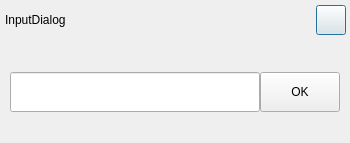
<?xml version="1.0" encoding="UTF-8"?>
<ui version="4.0">
 <class>InputDialog</class>
 <widget class="QDialog" name="InputDialog">
  <property name="geometry">
   <rect>
    <x>0</x>
    <y>0</y>
    <width>350</width>
    <height>143</height>
   </rect>
  </property>
  <property name="windowTitle">
   <string>Dialog</string>
  </property>
  <layout class="QVBoxLayout" name="verticalLayout_2">
   <property name="spacing">
    <number>0</number>
   </property>
   <property name="leftMargin">
    <number>0</number>
   </property>
   <property name="topMargin">
    <number>0</number>
   </property>
   <property name="rightMargin">
    <number>0</number>
   </property>
   <property name="bottomMargin">
    <number>5</number>
   </property>
   <item>
    <widget class="QWidget" name="widgetTitle" native="true">
     <property name="minimumSize">
      <size>
       <width>0</width>
       <height>36</height>
      </size>
     </property>
     <property name="maximumSize">
      <size>
       <width>16777215</width>
       <height>36</height>
      </size>
     </property>
     <layout class="QHBoxLayout" name="horizontalLayout_3">
      <property name="spacing">
       <number>0</number>
      </property>
      <property name="leftMargin">
       <number>5</number>
      </property>
      <property name="topMargin">
       <number>4</number>
      </property>
      <property name="rightMargin">
       <number>4</number>
      </property>
      <property name="bottomMargin">
       <number>0</number>
      </property>
      <item alignment="Qt::AlignVCenter">
       <widget class="QLabel" name="lblTitle">
        <property name="text">
         <string>InputDialog</string>
        </property>
       </widget>
      </item>
      <item>
       <spacer name="horizontalSpacer_3">
        <property name="orientation">
         <enum>Qt::Horizontal</enum>
        </property>
        <property name="sizeHint" stdset="0">
         <size>
          <width>40</width>
          <height>20</height>
         </size>
        </property>
       </spacer>
      </item>
      <item alignment="Qt::AlignVCenter">
       <widget class="QPushButton" name="btnClose">
        <property name="minimumSize">
         <size>
          <width>30</width>
          <height>30</height>
         </size>
        </property>
        <property name="maximumSize">
         <size>
          <width>30</width>
          <height>30</height>
         </size>
        </property>
        <property name="text">
         <string/>
        </property>
       </widget>
      </item>
     </layout>
    </widget>
   </item>
   <item>
    <spacer name="verticalSpacer">
     <property name="orientation">
      <enum>Qt::Vertical</enum>
     </property>
     <property name="sizeType">
      <enum>QSizePolicy::Fixed</enum>
     </property>
     <property name="sizeHint" stdset="0">
      <size>
       <width>20</width>
       <height>10</height>
      </size>
     </property>
    </spacer>
   </item>
   <item>
    <layout class="QHBoxLayout" name="horizontalLayout_2">
     <property name="bottomMargin">
      <number>5</number>
     </property>
     <item>
      <spacer name="horizontalSpacer_2">
       <property name="orientation">
        <enum>Qt::Horizontal</enum>
       </property>
       <property name="sizeType">
        <enum>QSizePolicy::Fixed</enum>
       </property>
       <property name="sizeHint" stdset="0">
        <size>
         <width>10</width>
         <height>20</height>
        </size>
       </property>
      </spacer>
     </item>
     <item>
      <widget class="QLabel" name="lblPrompt">
       <property name="text">
        <string/>
       </property>
      </widget>
     </item>
     <item>
      <spacer name="horizontalSpacer">
       <property name="orientation">
        <enum>Qt::Horizontal</enum>
       </property>
       <property name="sizeType">
        <enum>QSizePolicy::Fixed</enum>
       </property>
       <property name="sizeHint" stdset="0">
        <size>
         <width>10</width>
         <height>20</height>
        </size>
       </property>
      </spacer>
     </item>
    </layout>
   </item>
   <item>
    <layout class="QHBoxLayout" name="horizontalLayout">
     <property name="spacing">
      <number>0</number>
     </property>
     <property name="leftMargin">
      <number>0</number>
     </property>
     <property name="rightMargin">
      <number>0</number>
     </property>
     <item>
      <spacer name="horizontalSpacer_4">
       <property name="orientation">
        <enum>Qt::Horizontal</enum>
       </property>
       <property name="sizeType">
        <enum>QSizePolicy::Fixed</enum>
       </property>
       <property name="sizeHint" stdset="0">
        <size>
         <width>10</width>
         <height>20</height>
        </size>
       </property>
      </spacer>
     </item>
     <item>
      <widget class="QLineEdit" name="lineEdit">
       <property name="minimumSize">
        <size>
         <width>0</width>
         <height>40</height>
        </size>
       </property>
      </widget>
     </item>
     <item>
      <widget class="QPushButton" name="btnOK">
       <property name="minimumSize">
        <size>
         <width>70</width>
         <height>40</height>
        </size>
       </property>
       <property name="text">
        <string>OK</string>
       </property>
      </widget>
     </item>
     <item>
      <spacer name="horizontalSpacer_5">
       <property name="orientation">
        <enum>Qt::Horizontal</enum>
       </property>
       <property name="sizeType">
        <enum>QSizePolicy::Fixed</enum>
       </property>
       <property name="sizeHint" stdset="0">
        <size>
         <width>10</width>
         <height>20</height>
        </size>
       </property>
      </spacer>
     </item>
    </layout>
   </item>
   <item>
    <layout class="QHBoxLayout" name="horizontalLayout_4">
     <item>
      <spacer name="horizontalSpacer_6">
       <property name="orientation">
        <enum>Qt::Horizontal</enum>
       </property>
       <property name="sizeType">
        <enum>QSizePolicy::Fixed</enum>
       </property>
       <property name="sizeHint" stdset="0">
        <size>
         <width>10</width>
         <height>20</height>
        </size>
       </property>
      </spacer>
     </item>
     <item>
      <widget class="QLabel" name="lblError">
       <property name="minimumSize">
        <size>
         <width>0</width>
         <height>15</height>
        </size>
       </property>
       <property name="text">
        <string/>
       </property>
      </widget>
     </item>
     <item>
      <spacer name="horizontalSpacer_7">
       <property name="orientation">
        <enum>Qt::Horizontal</enum>
       </property>
       <property name="sizeType">
        <enum>QSizePolicy::Fixed</enum>
       </property>
       <property name="sizeHint" stdset="0">
        <size>
         <width>10</width>
         <height>20</height>
        </size>
       </property>
      </spacer>
     </item>
    </layout>
   </item>
  </layout>
 </widget>
 <resources/>
 <connections/>
</ui>
